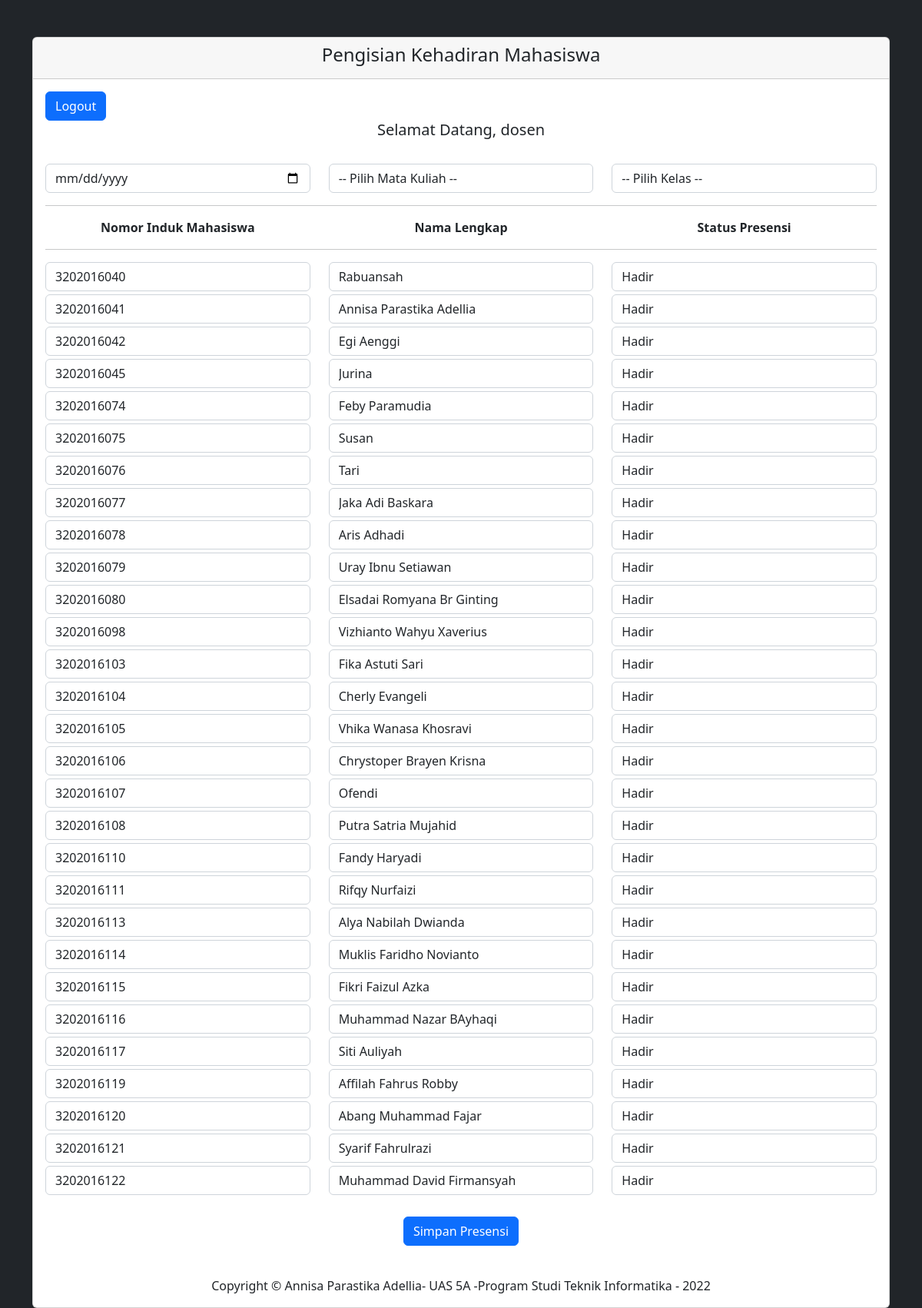
The page /frontend/index.php (signed in) on the database its author committed.
### tables this page shows
CREATE TABLE `mahasiswa` (
  `id` int(11) NOT NULL,
  `nim` char(10) NOT NULL,
  `nama` varchar(50) NOT NULL,
  `kelas` char(2) NOT NULL,
  `date_created` datetime NOT NULL DEFAULT current_timestamp(),
  `date_modified` datetime NOT NULL DEFAULT current_timestamp()
);

### frontend/index.php (the view, shortened to what this page needs)
<!doctype html>
<html lang="en">
<head>
    <link href="https://cdn.jsdelivr.net/npm/bootstrap@5.2.2/dist/css/bootstrap.min.css" rel="stylesheet">
</head>
<body class="bg-dark">
    <div class="container">
    <div class="card card-register mx-auto mt-5">
      <div class="card-header text-center"><h4>Pengisian Kehadiran Mahasiswa</h4></div>
      <div class="card-body">
      <form method="POST" action="../proses_presensi_add.php" enctype="multipart/form-data">
      <a class="btn btn-primary" href="../logout_proses.php" role="button">Logout</a>
    <?php
    require '../include/connect_db.php';
$sql2 = "SELECT * FROM user where email= '$_SESSION[login]'";
$result2 = mysqli_query($conn, $sql2);
$cek2 = mysqli_num_rows($result2);
if ($cek2 > 0) {
echo "<center><h5>Selamat Datang, ". $_SESSION['name'] ."</h5></center>";
}?>
                   <br>
            <div class="row form-row mb-1">
              <div class="col-md-4">
                <div class="form-label-group">
                  <input type="date" id="tgl" name="tgl_presensi" class="form-control" placeholder="Tgl" autofocus="autofocus" value="">
                </div>
              </div>
              <div class="col-md-4">
                <div class="form-label-group">
                  <select name="makul" id="makul" class="form-control" autofocus="autofocus">
                    <option value=""> -- Pilih Mata Kuliah  -- </option>
                  </select>
                </div>
              </div>
              <div class="col-md-4">
                <div class="form-label-group">
                  <select name="kelas" id="kelas" class="form-control" autofocus="autofocus">
                    <option value=""> -- Pilih Kelas -- </option>
                  </select>
              </div>
                </div>
            </div><hr>
            <div class="row text-center">
                <div class="col-md-4"><strong>Nomor Induk Mahasiswa</strong></div>
                <div class="col-md-4"><strong>Nama Lengkap</strong></div>
                <div class="col-md-4"><strong>Status Presensi</strong></div>
            </div><hr>
             <?php
                    $query = "SELECT * FROM mahasiswa WHERE kelas = '5A'";
                    $result = mysqli_query($conn, $query);
                    while($row = mysqli_fetch_assoc($result))
                    {
                    ?>
             <div class="row form-row mb-1">
              <div class="col-md-4">
                <div class="form-label-group">
                  <input type="text" id="nim" name="nim[]" class="form-control" placeholder="NIM" autofocus="autofocus" value="<?php echo $row['nim']?>">
                </div>
              </div>
              <div class="col-md-4">
                <div class="form-label-group">
                  <input type="text" id="nama" name="nama[]" class="form-control" placeholder="Nama" autofocus="autofocus" value="<?php echo $row['nama']?>">
                </div>
              </div>
             <div class="col-md-4">
                <div class="form-label-group">
                  <select name="status_presensi[]" id="presensi" class="form-control" autofocus="autofocus">
                      <option selected value="Hadir"> Hadir </option>
                  </select>
                </div>
              </div>
            </div>
            <?php
                    }
                    ?>
          <br>
          <p class="text-center">
          <input type="submit" name="submit" value="Simpan Presensi" class="btn btn-primary btn-block" ></p>
        </form>
        <div class="text-center">
          <br>Copyright © Annisa Parastika Adellia- UAS 5A -Program Studi Teknik Informatika - <?= date('Y');?><br>
        </div>
      </div>
    </div>
</body>
</html>

### rows shown on the page
mahasiswa: nim "3202016040", nama "Rabuansah"
mahasiswa: nim "3202016041", nama "Annisa Parastika Adellia"
mahasiswa: nim "3202016042", nama "Egi Aenggi"
mahasiswa: nim "3202016045", nama "Jurina"
mahasiswa: nim "3202016074", nama "Feby Paramudia"
mahasiswa: nim "3202016075", nama "Susan"
mahasiswa: nim "3202016076", nama "Tari"
mahasiswa: nim "3202016077", nama "Jaka Adi Baskara"
mahasiswa: nim "3202016078", nama "Aris Adhadi"
mahasiswa: nim "3202016079", nama "Uray Ibnu Setiawan"
mahasiswa: nim "3202016080", nama "Elsadai Romyana Br Ginting"
mahasiswa: nim "3202016098", nama "Vizhianto Wahyu Xaverius"
mahasiswa: nim "3202016103", nama "Fika Astuti Sari"
mahasiswa: nim "3202016104", nama "Cherly Evangeli"
mahasiswa: nim "3202016105", nama "Vhika Wanasa Khosravi"
mahasiswa: nim "3202016106", nama "Chrystoper Brayen Krisna"
mahasiswa: nim "3202016107", nama "Ofendi"
mahasiswa: nim "3202016108", nama "Putra Satria Mujahid"
mahasiswa: nim "3202016110", nama "Fandy Haryadi"
mahasiswa: nim "3202016111", nama "Rifqy Nurfaizi"
mahasiswa: nim "3202016113", nama "Alya Nabilah Dwianda"
mahasiswa: nim "3202016114", nama "Muklis Faridho Novianto"
mahasiswa: nim "3202016115", nama "Fikri Faizul Azka"
mahasiswa: nim "3202016116", nama "Muhammad Nazar BAyhaqi"
mahasiswa: nim "3202016117", nama "Siti Auliyah"
mahasiswa: nim "3202016119", nama "Affilah Fahrus Robby"
mahasiswa: nim "3202016120", nama "Abang Muhammad Fajar"
mahasiswa: nim "3202016121", nama "Syarif Fahrulrazi"
mahasiswa: nim "3202016122", nama "Muhammad David Firmansyah"

### other values the page prints
$_SESSION['name'] "dosen"
